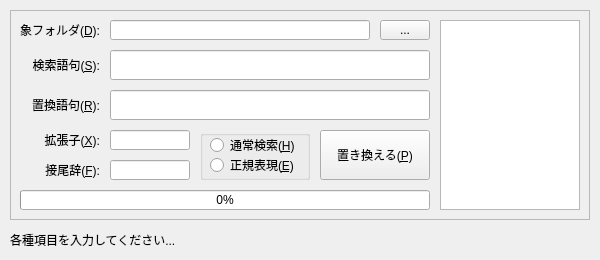
<?xml version="1.0" encoding="UTF-8"?>
<ui version="4.0">
 <class>Form</class>
 <widget class="QWidget" name="Form">
  <property name="geometry">
   <rect>
    <x>0</x>
    <y>0</y>
    <width>600</width>
    <height>260</height>
   </rect>
  </property>
  <property name="windowTitle">
   <string>Form</string>
  </property>
  <widget class="QFrame" name="frame">
   <property name="geometry">
    <rect>
     <x>10</x>
     <y>10</y>
     <width>580</width>
     <height>210</height>
    </rect>
   </property>
   <property name="frameShape">
    <enum>QFrame::StyledPanel</enum>
   </property>
   <property name="frameShadow">
    <enum>QFrame::Raised</enum>
   </property>
   <widget class="QLabel" name="label_choose_directory">
    <property name="geometry">
     <rect>
      <x>10</x>
      <y>10</y>
      <width>80</width>
      <height>20</height>
     </rect>
    </property>
    <property name="text">
     <string>対象フォルダ(&amp;D):</string>
    </property>
    <property name="alignment">
     <set>Qt::AlignRight|Qt::AlignTrailing|Qt::AlignVCenter</set>
    </property>
    <property name="buddy">
     <cstring>lineEdit_choose_directory</cstring>
    </property>
   </widget>
   <widget class="QLineEdit" name="lineEdit_choose_directory">
    <property name="geometry">
     <rect>
      <x>100</x>
      <y>10</y>
      <width>260</width>
      <height>20</height>
     </rect>
    </property>
   </widget>
   <widget class="QToolButton" name="toolButton_choose_directory">
    <property name="geometry">
     <rect>
      <x>370</x>
      <y>10</y>
      <width>50</width>
      <height>20</height>
     </rect>
    </property>
    <property name="text">
     <string>...</string>
    </property>
   </widget>
   <widget class="QLabel" name="label_search_word">
    <property name="geometry">
     <rect>
      <x>10</x>
      <y>45</y>
      <width>80</width>
      <height>20</height>
     </rect>
    </property>
    <property name="text">
     <string>検索語句(&amp;S):</string>
    </property>
    <property name="alignment">
     <set>Qt::AlignRight|Qt::AlignTrailing|Qt::AlignVCenter</set>
    </property>
    <property name="buddy">
     <cstring>lineEdit_search_word</cstring>
    </property>
   </widget>
   <widget class="QLineEdit" name="lineEdit_search_word">
    <property name="geometry">
     <rect>
      <x>100</x>
      <y>40</y>
      <width>320</width>
      <height>30</height>
     </rect>
    </property>
    <property name="font">
     <font>
      <pointsize>12</pointsize>
     </font>
    </property>
    <property name="text">
     <string/>
    </property>
   </widget>
   <widget class="QLabel" name="label_replace_word">
    <property name="geometry">
     <rect>
      <x>10</x>
      <y>85</y>
      <width>80</width>
      <height>20</height>
     </rect>
    </property>
    <property name="text">
     <string>置換語句(&amp;R):</string>
    </property>
    <property name="alignment">
     <set>Qt::AlignRight|Qt::AlignTrailing|Qt::AlignVCenter</set>
    </property>
    <property name="buddy">
     <cstring>lineEdit_replace_word</cstring>
    </property>
   </widget>
   <widget class="QLineEdit" name="lineEdit_replace_word">
    <property name="geometry">
     <rect>
      <x>100</x>
      <y>80</y>
      <width>320</width>
      <height>30</height>
     </rect>
    </property>
    <property name="font">
     <font>
      <pointsize>12</pointsize>
     </font>
    </property>
   </widget>
   <widget class="QLabel" name="label_extension">
    <property name="geometry">
     <rect>
      <x>10</x>
      <y>120</y>
      <width>80</width>
      <height>20</height>
     </rect>
    </property>
    <property name="text">
     <string>拡張子(&amp;X):</string>
    </property>
    <property name="alignment">
     <set>Qt::AlignRight|Qt::AlignTrailing|Qt::AlignVCenter</set>
    </property>
    <property name="buddy">
     <cstring>lineEdit_extension</cstring>
    </property>
   </widget>
   <widget class="QLineEdit" name="lineEdit_extension">
    <property name="geometry">
     <rect>
      <x>100</x>
      <y>120</y>
      <width>80</width>
      <height>20</height>
     </rect>
    </property>
   </widget>
   <widget class="QLabel" name="label_suffix">
    <property name="geometry">
     <rect>
      <x>10</x>
      <y>150</y>
      <width>80</width>
      <height>20</height>
     </rect>
    </property>
    <property name="text">
     <string>接尾辞(&amp;F):</string>
    </property>
    <property name="alignment">
     <set>Qt::AlignRight|Qt::AlignTrailing|Qt::AlignVCenter</set>
    </property>
    <property name="buddy">
     <cstring>lineEdit_suffix</cstring>
    </property>
   </widget>
   <widget class="QLineEdit" name="lineEdit_suffix">
    <property name="geometry">
     <rect>
      <x>100</x>
      <y>150</y>
      <width>80</width>
      <height>20</height>
     </rect>
    </property>
   </widget>
   <widget class="QGroupBox" name="groupBox">
    <property name="geometry">
     <rect>
      <x>190</x>
      <y>120</y>
      <width>110</width>
      <height>50</height>
     </rect>
    </property>
    <property name="title">
     <string/>
    </property>
    <widget class="QRadioButton" name="radioButton_search">
     <property name="geometry">
      <rect>
       <x>10</x>
       <y>5</y>
       <width>90</width>
       <height>20</height>
      </rect>
     </property>
     <property name="text">
      <string>通常検索(&amp;H)</string>
     </property>
    </widget>
    <widget class="QRadioButton" name="radioButton_regex">
     <property name="geometry">
      <rect>
       <x>10</x>
       <y>25</y>
       <width>90</width>
       <height>20</height>
      </rect>
     </property>
     <property name="text">
      <string>正規表現(&amp;E)</string>
     </property>
    </widget>
   </widget>
   <widget class="QPushButton" name="pushButton_execute">
    <property name="geometry">
     <rect>
      <x>310</x>
      <y>120</y>
      <width>110</width>
      <height>50</height>
     </rect>
    </property>
    <property name="text">
     <string>置き換える(&amp;P)</string>
    </property>
   </widget>
   <widget class="QListWidget" name="listWidget_show_dst_files">
    <property name="geometry">
     <rect>
      <x>430</x>
      <y>10</y>
      <width>140</width>
      <height>190</height>
     </rect>
    </property>
   </widget>
   <widget class="QProgressBar" name="progressBar">
    <property name="geometry">
     <rect>
      <x>10</x>
      <y>180</y>
      <width>410</width>
      <height>20</height>
     </rect>
    </property>
    <property name="value">
     <number>0</number>
    </property>
   </widget>
  </widget>
  <widget class="QLabel" name="label_notification">
   <property name="geometry">
    <rect>
     <x>10</x>
     <y>230</y>
     <width>580</width>
     <height>20</height>
    </rect>
   </property>
   <property name="text">
    <string>各種項目を入力してください...</string>
   </property>
  </widget>
 </widget>
 <tabstops>
  <tabstop>lineEdit_choose_directory</tabstop>
  <tabstop>toolButton_choose_directory</tabstop>
  <tabstop>lineEdit_search_word</tabstop>
  <tabstop>lineEdit_replace_word</tabstop>
  <tabstop>lineEdit_extension</tabstop>
  <tabstop>lineEdit_suffix</tabstop>
  <tabstop>radioButton_search</tabstop>
  <tabstop>radioButton_regex</tabstop>
  <tabstop>pushButton_execute</tabstop>
  <tabstop>listWidget_show_dst_files</tabstop>
 </tabstops>
 <resources/>
 <connections/>
</ui>
